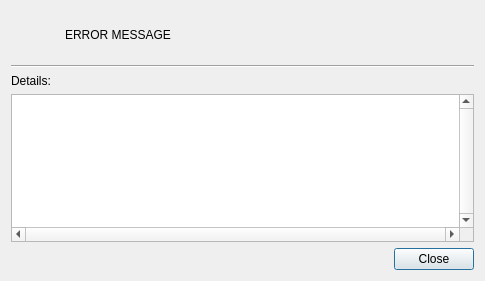
<?xml version="1.0" encoding="UTF-8"?>
<ui version="4.0">
 <class>ExtendedErrorDialog</class>
 <widget class="QDialog" name="ExtendedErrorDialog">
  <property name="geometry">
   <rect>
    <x>0</x>
    <y>0</y>
    <width>485</width>
    <height>281</height>
   </rect>
  </property>
  <property name="windowTitle">
   <string>Error</string>
  </property>
  <layout class="QGridLayout" name="gridLayout">
   <item row="0" column="1">
    <widget class="QLabel" name="lErrorMessage">
     <property name="sizePolicy">
      <sizepolicy hsizetype="Expanding" vsizetype="Preferred">
       <horstretch>0</horstretch>
       <verstretch>0</verstretch>
      </sizepolicy>
     </property>
     <property name="text">
      <string>ERROR MESSAGE</string>
     </property>
    </widget>
   </item>
   <item row="4" column="0" colspan="2">
    <widget class="QDialogButtonBox" name="buttonBox">
     <property name="orientation">
      <enum>Qt::Horizontal</enum>
     </property>
     <property name="standardButtons">
      <set>QDialogButtonBox::Close</set>
     </property>
    </widget>
   </item>
   <item row="1" column="0" colspan="2">
    <widget class="Line" name="line">
     <property name="orientation">
      <enum>Qt::Horizontal</enum>
     </property>
    </widget>
   </item>
   <item row="2" column="0" colspan="2">
    <widget class="QLabel" name="label_3">
     <property name="text">
      <string>Details:</string>
     </property>
    </widget>
   </item>
   <item row="3" column="0" colspan="2">
    <widget class="QTextBrowser" name="textBrowser">
     <property name="verticalScrollBarPolicy">
      <enum>Qt::ScrollBarAlwaysOn</enum>
     </property>
     <property name="horizontalScrollBarPolicy">
      <enum>Qt::ScrollBarAlwaysOn</enum>
     </property>
    </widget>
   </item>
   <item row="0" column="0">
    <widget class="IconWidget" name="iwIcon" native="true">
     <property name="minimumSize">
      <size>
       <width>48</width>
       <height>48</height>
      </size>
     </property>
    </widget>
   </item>
  </layout>
 </widget>
 <customwidgets>
  <customwidget>
   <class>IconWidget</class>
   <extends>QWidget</extends>
   <header>uiutil/iconwidget.h</header>
   <container>1</container>
  </customwidget>
 </customwidgets>
 <resources/>
 <connections>
  <connection>
   <sender>buttonBox</sender>
   <signal>accepted()</signal>
   <receiver>ExtendedErrorDialog</receiver>
   <slot>accept()</slot>
   <hints>
    <hint type="sourcelabel">
     <x>248</x>
     <y>254</y>
    </hint>
    <hint type="destinationlabel">
     <x>157</x>
     <y>274</y>
    </hint>
   </hints>
  </connection>
  <connection>
   <sender>buttonBox</sender>
   <signal>rejected()</signal>
   <receiver>ExtendedErrorDialog</receiver>
   <slot>reject()</slot>
   <hints>
    <hint type="sourcelabel">
     <x>316</x>
     <y>260</y>
    </hint>
    <hint type="destinationlabel">
     <x>286</x>
     <y>274</y>
    </hint>
   </hints>
  </connection>
 </connections>
</ui>
